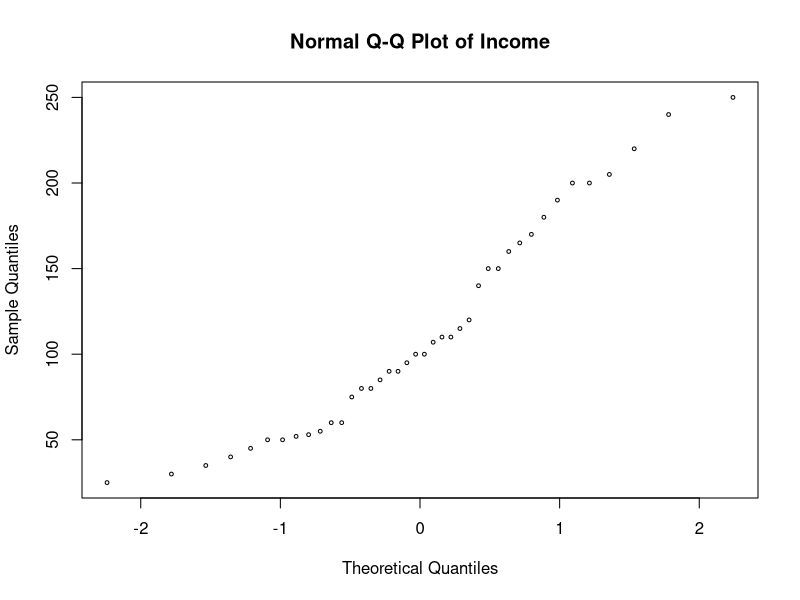
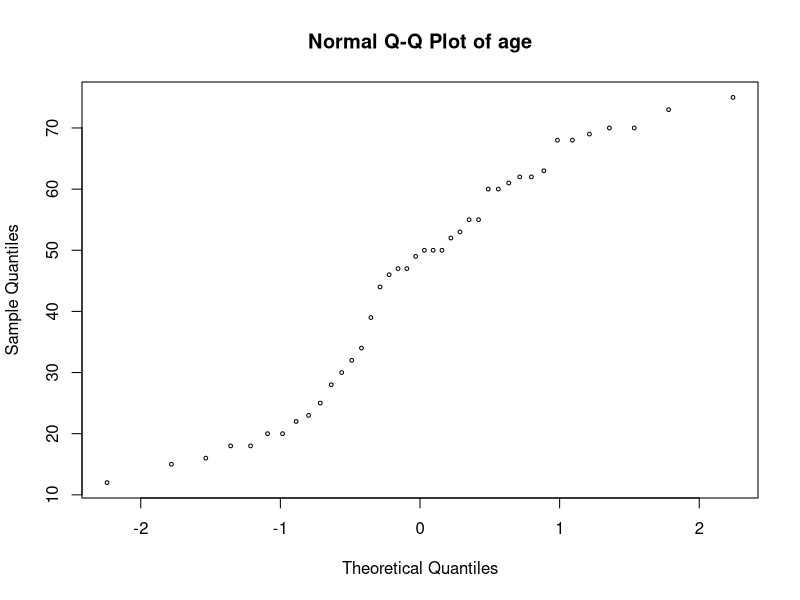
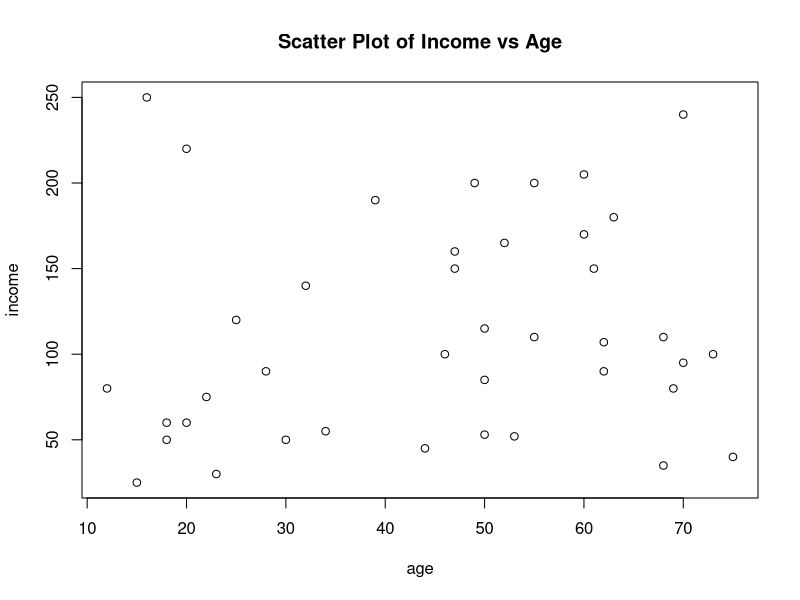
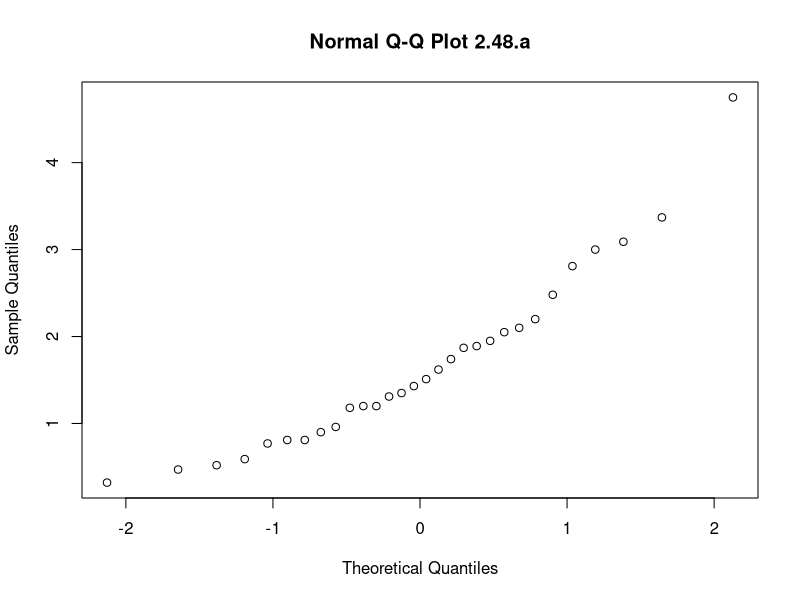
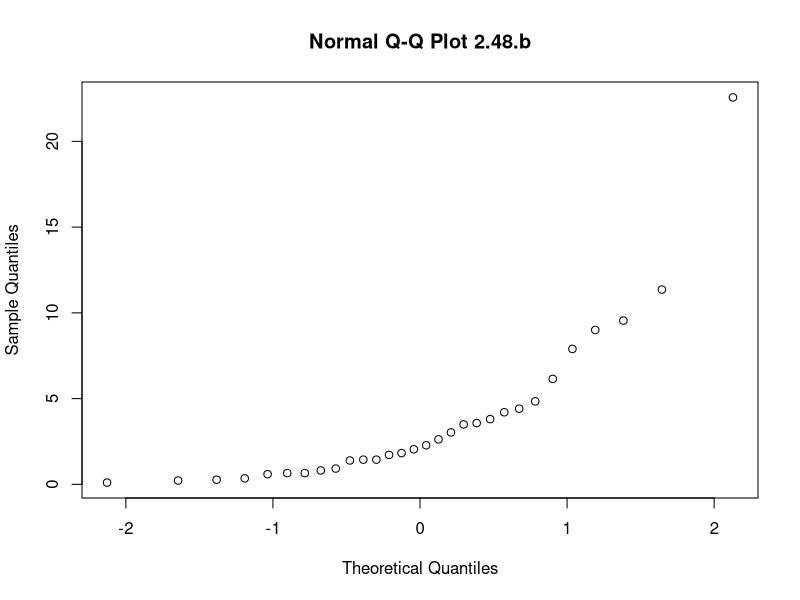
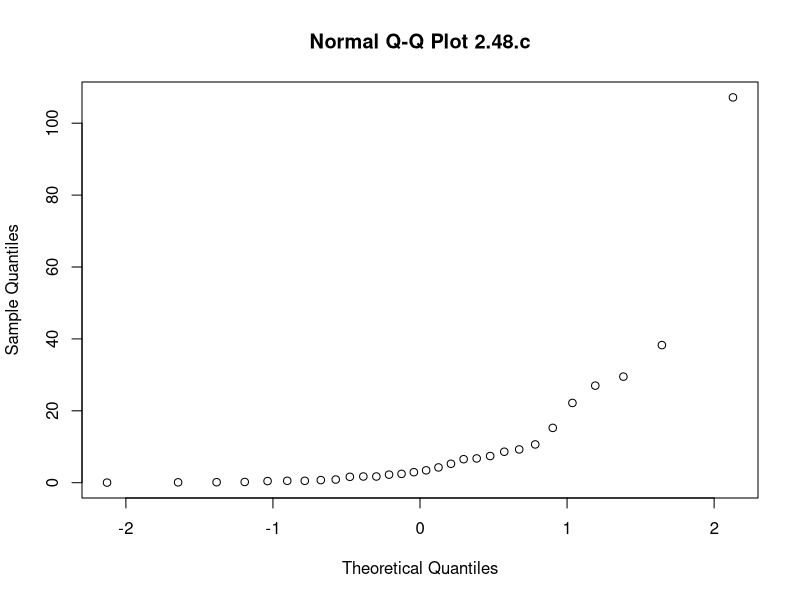

Reproduce these figures in R, in order.
# Omar AlSughayer, 1337255
# Math 390, HWS3, HW9

# lec_9_1 and lec9_2
# get the data
dat = read.table('dataset.txt', header = F)

# extract the desired row
income = dat[,2]
age = dat[,3]
gender = dat[,4]
race = dat[,5]

# plot qqplot of income
qqnorm(income, cex=0.5, main = "Normal Q-Q Plot of Income")

# plot the qqplot of age
qqnorm(age, cex=0.5, main = "Normal Q-Q Plot of age")

# plot the scatterplot 
plot(age, income, main="Scatter Plot of Income vs Age")

# 2.48

x = c(.77, 1.20, 3.00, 1.62, 2.81, 2.48, 1.74, .47, 3.09, 1.31, 1.87, .96, .81, 1.43, 1.51, .32, 1.18, 1.89,
      1.20, 3.37, 2.10, .59, 1.35, .90, 1.95, 2.20, .52, .81, 4.75, 2.05)

# a) plot normal qqplot
qqnorm(x, main = "Normal Q-Q Plot 2.48.a")

# b) plot the normal qqplot of the squared values
x2 = x^2
qqnorm(x2, main = "Normal Q-Q Plot 2.48.b")

# b) plot the normal qqplot of the cubed values
x3 = x^3
qqnorm(x3, main = "Normal Q-Q Plot 2.48.c")

